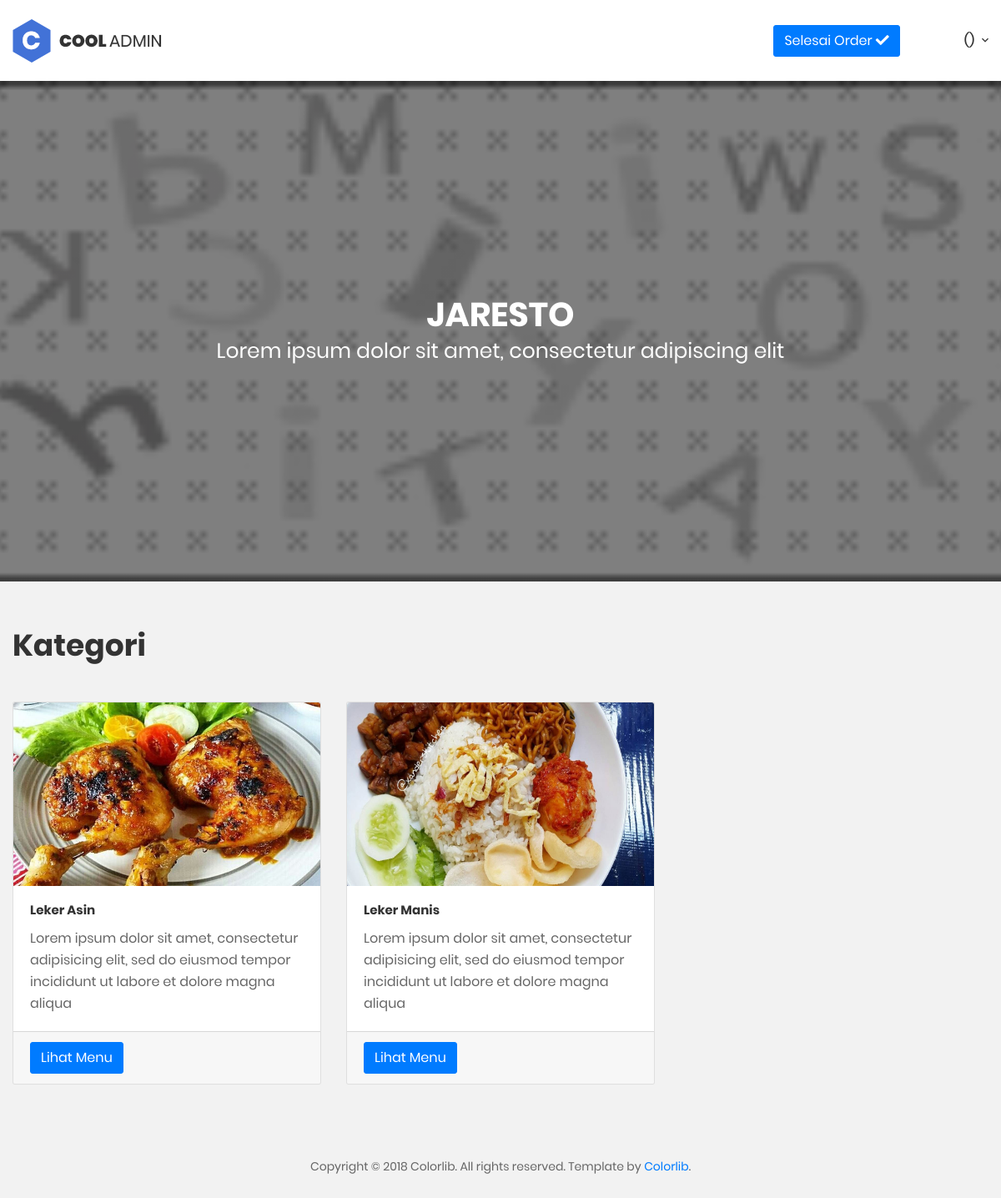
Screenshot of /pageAdminOrder.php with the database file from the repository.
### tables this page shows
CREATE TABLE `tb_kategori` (
  `kd_kategori` varchar(7) NOT NULL,
  `name_kategori` varchar(100) NOT NULL,
  `description` text NOT NULL,
  `photo` varchar(50) NOT NULL,
  PRIMARY KEY (`kd_kategori`)
);

### config/controller.php (called while the page is built, shortened)
<?php
	class Resto extends koneksi{
		public function __construct(){
			$this->con = mysqli_connect($this->hostname, $this->username, $this->password, $this->database) or die("Connection corrupt");
		}
		public function select($table)
	    {
	        $sql   = "SELECT * FROM $table";
	        $query = mysqli_query($this->con, $sql);
	        $data  = [];
	        while ($bigData = mysqli_fetch_assoc($query)) {
	            $data[] = $bigData;
	        }
	        return $data;
	    }
	}
 ?>

### page/admin/order/dashboard.php (the view, shortened to what this page needs)
<?php
$db   = new Resto();
$table = "tb_kategori";
$data  = $db->select($table);
?>
<section class="p-b-55">
    <div class="row align-items-center" style="height: 600px; background: linear-gradient( rgba(0, 0, 0, 0.5), rgba(0, 0, 0, 0.5) ), url('images/bg3.jpg') no-repeat; background-size: cover;">
        <div class="col text-center">
            <h1 class="text-white" style="font-size: 40px;">JARESTO</h1>
            <p class="text-white" style="font-size: 25px;">Lorem ipsum dolor sit amet, consectetur adipiscing elit</
            </div>
        </div>
    </section>
    <div class="container">
        <section>
            <div class="row">
                <div class="col-md-4">
                    <h1>Kategori</h1>
                </div>
            </div>
        </section>
    </div>
    <br>
    <div class="container m-t-20">
        <div class="row">
            <?php
            foreach ($data as $data2) {
            ?>
            <div class="col-md-4 mb-3">
                <div class="card">
                    <img class="card-img-top" style="height: 220px;" src="img/<?=$data2['photo']?>" alt="Card image cap">
                    <div class="card-body">
                        <h5 class="card-title"><?=$data2['name_kategori']?></h5>
                        <p class="card-text"><?=$data2['description']?></p>
                    </div>
                    <div class="card-footer">
                        <a href="?page=order_menu&kategori&menu&kd=<?=$data2['kd_kategori']?>" class="btn btn-primary">Lihat Menu</a>
                    </div>
                </div>
            </div>
            <?php }?>
        </div>
    </div>

### rows the page displays
tb_kategori: photo (picture), name_kategori "Leker Asin", description "Lorem ipsum dolor sit amet, consectetur adipisicing elit, sed do eiusmod tempor incididunt ut labore et dolore magna aliqua"
tb_kategori: photo (picture), name_kategori "Leker Manis", description "Lorem ipsum dolor sit amet, consectetur adipisicing elit, sed do eiusmod tempor incididunt ut labore et dolore magna aliqua"
